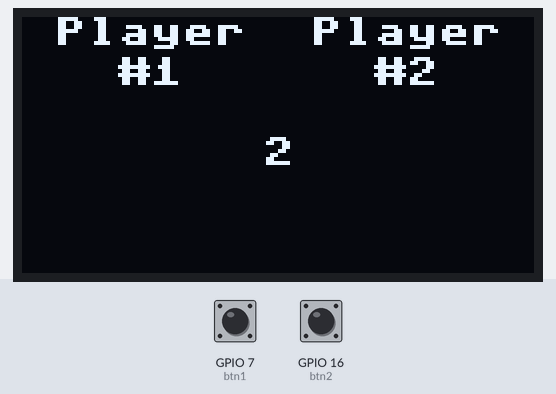
Simulated run of this program. Board: ESP32 board running MicroPython. Parts: 128×64 one-colour display. Inputs (shaded band) come from the test bench; at power-on: GPIO 7 (btn1) HIGH, GPIO 16 (btn2) HIGH.

Above: at 1.2 s.
1.3 s: GPIO 7 (btn1) pulled LOW for 3.2 s
At 4.8 s:
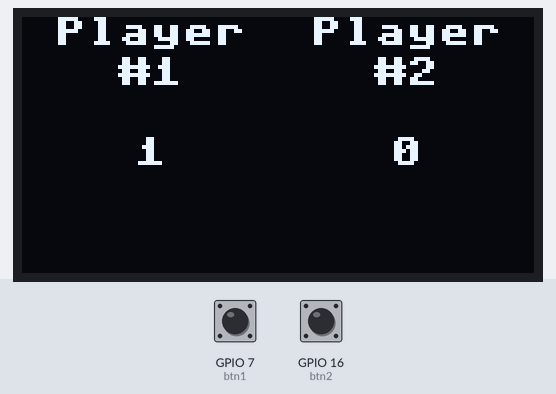
6.0 s: GPIO 16 (btn2) pulled LOW for 0.15 s
At 6.5 s:
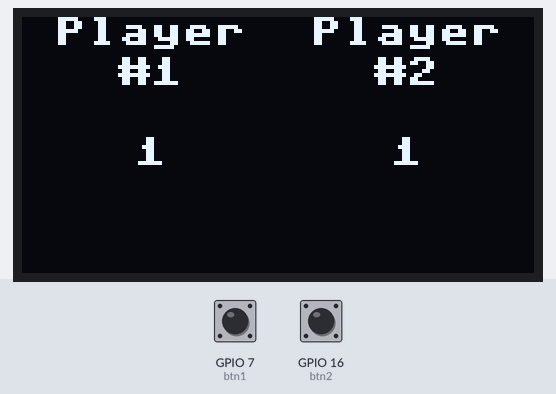
7.7 s: GPIO 7 (btn1) pulled LOW for 0.15 s
At 8.1 s:
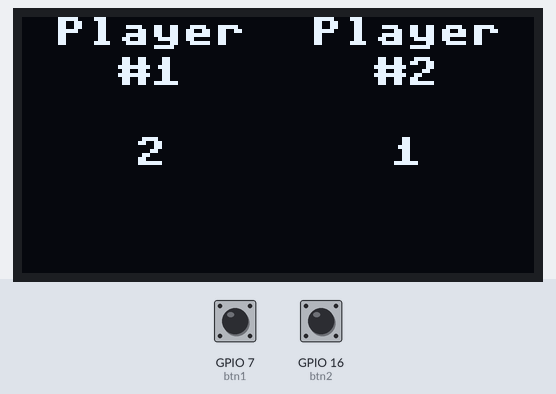
9.3 s: GPIO 16 (btn2) pulled LOW for 1 s
At 11.6 s:
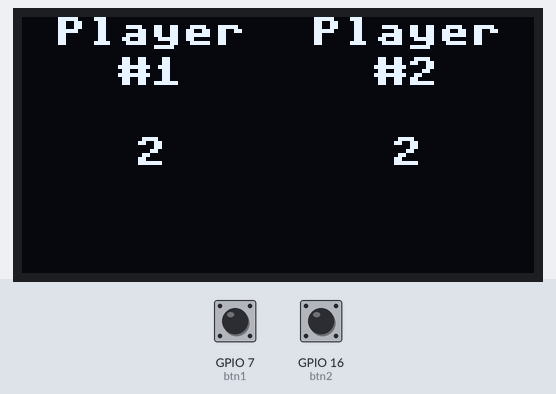
Timing chart, 0 to 12.8 s (numbered marks = the images above; inputs shaded):
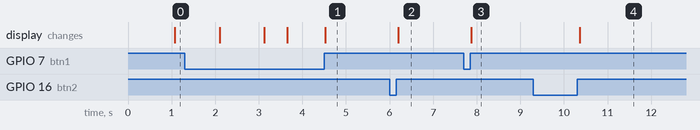

Measured:
- after the input at 6.0 s, the display: changes after 0.20 s (image 2)
- after the input at 7.7 s, the display: changes after 0.18 s (image 3)
- after the input at 9.3 s, the display: changes after 1.1 s (image 4)

The program:

v1.0_-_Simple_Counter.py
```python
from machine import Pin, SoftI2C
import ssd1306
from time import sleep, ticks_ms, ticks_diff

# <><><><><><><><><><><>
# OLED SETUP
# <><><><><><><><><><><>
# Defining which pins to use for i2c.
# Defining what our oled is, it's resolution, and communication protocal.
i2c = SoftI2C(scl=Pin(46), sda=Pin(21))
oled = ssd1306.SSD1306_I2C(128, 64, i2c)

# <><><><><><><><><><><>
# BUTTON SETUP
# <><><><><><><><><><><>
# GPIO 7 & 16 are wired to a button input and the button output goes to ground.
btn1 = Pin(7, Pin.IN, Pin.PULL_UP)
btn2 = Pin(16, Pin.IN, Pin.PULL_UP)

# <><><><><><><><><><><>
# CENTERED TEXT HELPER
# <><><><><><><><><><><>
# Create a function called 'draw_centered' where the inputs are a string ('text'), what x value to center it on, and the y value to place it.
# Calculate the pixel width of the text by counting the characters with 'len(text)' and multiply by 8 (pixels per character) to get the real pixel width.
# To find the x value of where to write the text, find the center of where you want to write it ('center_x') and subtract half the width of the text (so it is centered).
# 'oled.text(text, x, y)' Code to finally draw the text.
def draw_centered(text, center_x, y):
    width = len(text) * 8
    x = center_x - (width // 2)
    oled.text(text, x, y)

# <><><><><><><><><><><>
# DRAW PLAYERS (WITH optional COUNTERS)
# <><><><><><><><><><><>
# Define a function called 'draw_players' where it's inputs are 'score1', 'score2' , and 'countdown'. The 'None' part means that it isn't drawn unless a value is provided.
# 'oled.fill(0)' clears the screen.
def draw_players(score1=None, score2=None, countdown=None):
    oled.fill(0)
    # Draw the following strings centered on the given x-values and at the given y-values.
    draw_centered("Player", 32, 0)
    draw_centered("#1", 32, 10)
    draw_centered("Player", 96, 0)
    draw_centered("#2", 96, 10)

    # If any of the inputs of the above function is defined, draw them using the draw_centered function after the input is converted into a string.
    if countdown is not None:
        draw_centered(str(countdown), 64, 30)
    else:
        if score1 is not None:
            draw_centered(str(score1), 32, 30)
        if score2 is not None:
            draw_centered(str(score2), 96, 30)

    oled.show()

# <><><><><><><><><><><>
# START COUNTDOWN FUNCTION
# <><><><><><><><><><><>
# Define a function called 'start_countdown' that has no inputs.
# An interative function. First go i=3, second go, i=2, third go i=1.
# Use the draw_players function to draw the countdown on the screen.
# Wait 1 second before going to the next iteration of the function for i.
# After countdown is done, print "Start!".
def start_countdown():
    for i in [3, 2, 1]:
        draw_players(countdown=i)
        sleep(1)
    draw_players(countdown="Start!")
    sleep(0.5)

# <><><><><><><><><><><>
# MAIN GAME LOOP
# <><><><><><><><><><><>
# Define a function called 'game_loop' with no inputs.
# global turns the classes 'last_btn1' and 'last_btn2' into global variables so they can be used by other functions.
# Set 'score1' and 'score2' to 0.
# Set 'lastbtn1' and 'last_btn2' to be equal to the value of the corresponding button.
# Use the draw_players function to draw the value of 'score1' and 'score2' on the screen.

# 'both_pressed_time' used to track how long both buttons are pressed at the same time.

# The while True creates a loop to where the game continues until intervention.
def game_loop():
    global last_btn1, last_btn2
    score1 = 0
    score2 = 0
    last_btn1 = btn1.value()
    last_btn2 = btn2.value()
    draw_players(score1, score2)

    both_pressed_time = None

    while True:
        current_btn1 = btn1.value()
        current_btn2 = btn2.value()

        # <><><><><><><><><><><>
        # RESET LOGIC (both buttons held 2s)
        # <><><><><><><><><><><>
        #  The buttons equal 0 when held because of the 'Pin.PULL_UP'.
        # If the 'both_pressed_time' was previously None when both are being pressed at the same time, record how long they are being pressed.
        # If the buttons have been held for 2 seconds, return (or restart the game).
        # If it does not reach 2 seconds, the state of both_pressed_time will still equal None and not change.
        if current_btn1 == 0 and current_btn2 == 0:
            if both_pressed_time is None:
                both_pressed_time = ticks_ms()
            elif ticks_diff(ticks_ms(), both_pressed_time) >= 2000:
                # Restart the game
                return
        else:
            both_pressed_time = None

        # <><><><><><><><><><><>
        # SCORE INCREMENT (on release)
        # <><><><><><><><><><><>
        #  If the button is released, increase the score by 1.
        #  Draw the score increase.
        if last_btn1 == 0 and current_btn1 == 1:
            score1 += 1
            draw_players(score1, score2)
        if last_btn2 == 0 and current_btn2 == 1:
            score2 += 1
            draw_players(score1, score2)

        # Define the last button press as the one that was just pressed.
        last_btn1 = current_btn1
        last_btn2 = current_btn2
        sleep(0.05)

# <><><><><><><><><><><>
# PROGRAM LOOP
# <><><><><><><><><><><>
# Start the countdown. After the countdown, start the game.
while True:
    start_countdown()
    game_loop()
```
